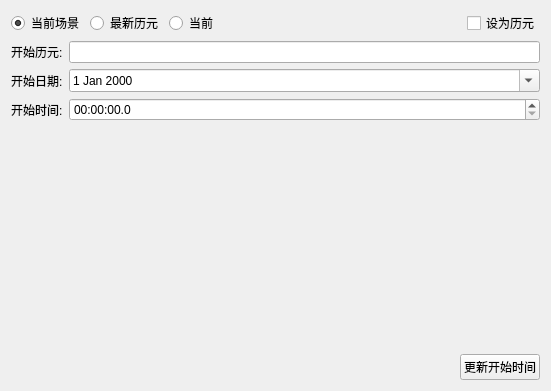
<?xml version="1.0" encoding="UTF-8"?>
<ui version="4.0">
 <class>StartTimeWidget</class>
 <widget class="QWidget" name="StartTimeWidget">
  <property name="windowModality">
   <enum>Qt::NonModal</enum>
  </property>
  <property name="geometry">
   <rect>
    <x>0</x>
    <y>0</y>
    <width>551</width>
    <height>391</height>
   </rect>
  </property>
  <property name="windowTitle">
   <string>插入卫星</string>
  </property>
  <layout class="QVBoxLayout" name="verticalLayout">
   <item>
    <layout class="QHBoxLayout" name="horizontalLayout_6">
     <item>
      <widget class="QRadioButton" name="mScenarioRadioButton">
       <property name="text">
        <string>当前场景</string>
       </property>
       <property name="checked">
        <bool>true</bool>
       </property>
      </widget>
     </item>
     <item>
      <widget class="QRadioButton" name="mLatestRadioButton">
       <property name="text">
        <string>最新历元</string>
       </property>
      </widget>
     </item>
     <item>
      <widget class="QRadioButton" name="mNowRadioButton">
       <property name="text">
        <string>当前</string>
       </property>
      </widget>
     </item>
     <item>
      <spacer name="horizontalSpacer_6">
       <property name="orientation">
        <enum>Qt::Horizontal</enum>
       </property>
       <property name="sizeHint" stdset="0">
        <size>
         <width>40</width>
         <height>20</height>
        </size>
       </property>
      </spacer>
     </item>
     <item>
      <widget class="QCheckBox" name="mSetAsEpoch">
       <property name="text">
        <string>设为历元</string>
       </property>
      </widget>
     </item>
    </layout>
   </item>
   <item>
    <layout class="QGridLayout" name="gridLayout_2">
     <item row="1" column="0">
      <widget class="QLabel" name="label_3">
       <property name="text">
        <string>开始日期:</string>
       </property>
      </widget>
     </item>
     <item row="0" column="0">
      <widget class="QLabel" name="label_4">
       <property name="text">
        <string>开始历元:</string>
       </property>
      </widget>
     </item>
     <item row="1" column="1">
      <widget class="QDateEdit" name="mStartDateEdit">
       <property name="calendarPopup">
        <bool>true</bool>
       </property>
      </widget>
     </item>
     <item row="2" column="1">
      <widget class="QTimeEdit" name="mStartTimeEdit">
       <property name="displayFormat">
        <string>hh:mm:ss.z</string>
       </property>
      </widget>
     </item>
     <item row="2" column="0">
      <widget class="QLabel" name="label_2">
       <property name="text">
        <string>开始时间:</string>
       </property>
      </widget>
     </item>
     <item row="0" column="1">
      <widget class="QLineEdit" name="mStartEpochEdit"/>
     </item>
    </layout>
   </item>
   <item>
    <spacer name="verticalSpacer">
     <property name="orientation">
      <enum>Qt::Vertical</enum>
     </property>
     <property name="sizeHint" stdset="0">
      <size>
       <width>20</width>
       <height>40</height>
      </size>
     </property>
    </spacer>
   </item>
   <item>
    <layout class="QHBoxLayout" name="horizontalLayout_5">
     <item>
      <spacer name="horizontalSpacer_5">
       <property name="orientation">
        <enum>Qt::Horizontal</enum>
       </property>
       <property name="sizeHint" stdset="0">
        <size>
         <width>40</width>
         <height>20</height>
        </size>
       </property>
      </spacer>
     </item>
     <item>
      <widget class="QPushButton" name="mUpdateStartTimeButton">
       <property name="text">
        <string>更新开始时间</string>
       </property>
      </widget>
     </item>
    </layout>
   </item>
  </layout>
 </widget>
 <resources/>
 <connections/>
</ui>
